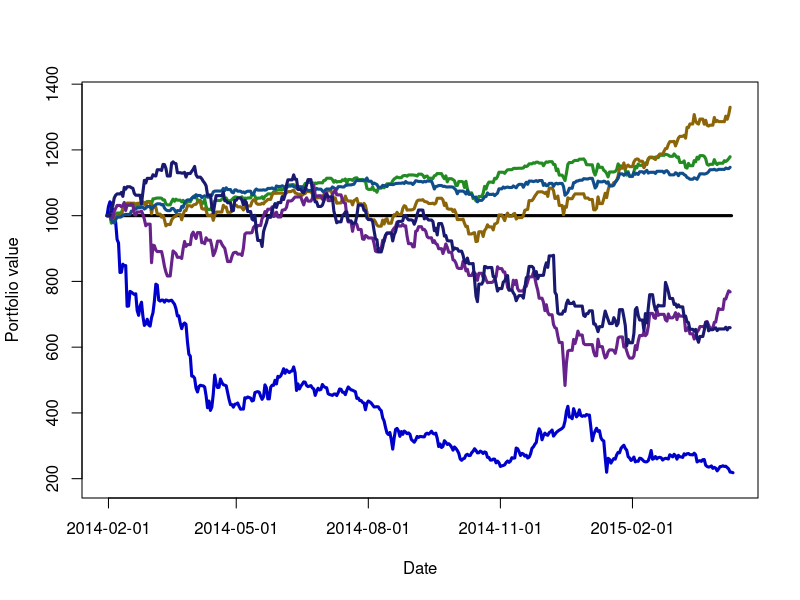

R code for this plot:
rm(list = ls(all = TRUE))
# please change your working directory 
# setwd('C:/...')

plot_crix   = read.csv("crix.csv", header = T, row.names = 1)
index_SP500 = read.csv("SP500_index.csv", header = T)
index_DAX   = read.csv("DAX_index.csv", header = T)
index_STI   = read.csv("STI_index.csv", header = T)
index_RTSI  = read.csv("RTSI_index.csv", header = T)
index_ATHEX = read.csv("ATHEX_index.csv", header = T)

line_index = rep(1000, dim(plot_crix)[1])
names(line_index) = rownames(plot_crix)
plot_xaxis = c(as.Date(rownames(plot_crix)[1]) - 1, 
  as.Date(rownames(plot_crix)))
plot(c(1000, plot_crix$Price), type = "l", col = "blue3", lwd = 3, 
  ylim = c(min(plot_crix, index_SP500, index_DAX, index_STI, index_RTSI, 
  index_ATHEX) - 30, max(plot_crix, index_SP500, index_DAX, index_STI, 
  index_RTSI, index_ATHEX) + 30), xlab = "Date", ylab = "Portfolio value", 
  xaxt = "n")
axis(1, at = c(2, 91, 183, 275, 367), 
  labels = plot_xaxis[c(2, 91, 183, 275, 367)])
lines(line_index, type  = "l", lwd = 3)
lines(index_SP500, type = "l", lwd = 3, col = "forestgreen")
lines(index_DAX, type   = "l", lwd = 3, col = "darkgoldenrod4")
lines(index_STI, type   = "l", lwd = 3, col = "dodgerblue4")
lines(index_RTSI, type  = "l", lwd = 3, col = "darkorchid4")
lines(index_ATHEX, type = "l", lwd = 3, col = "midnightblue") 
